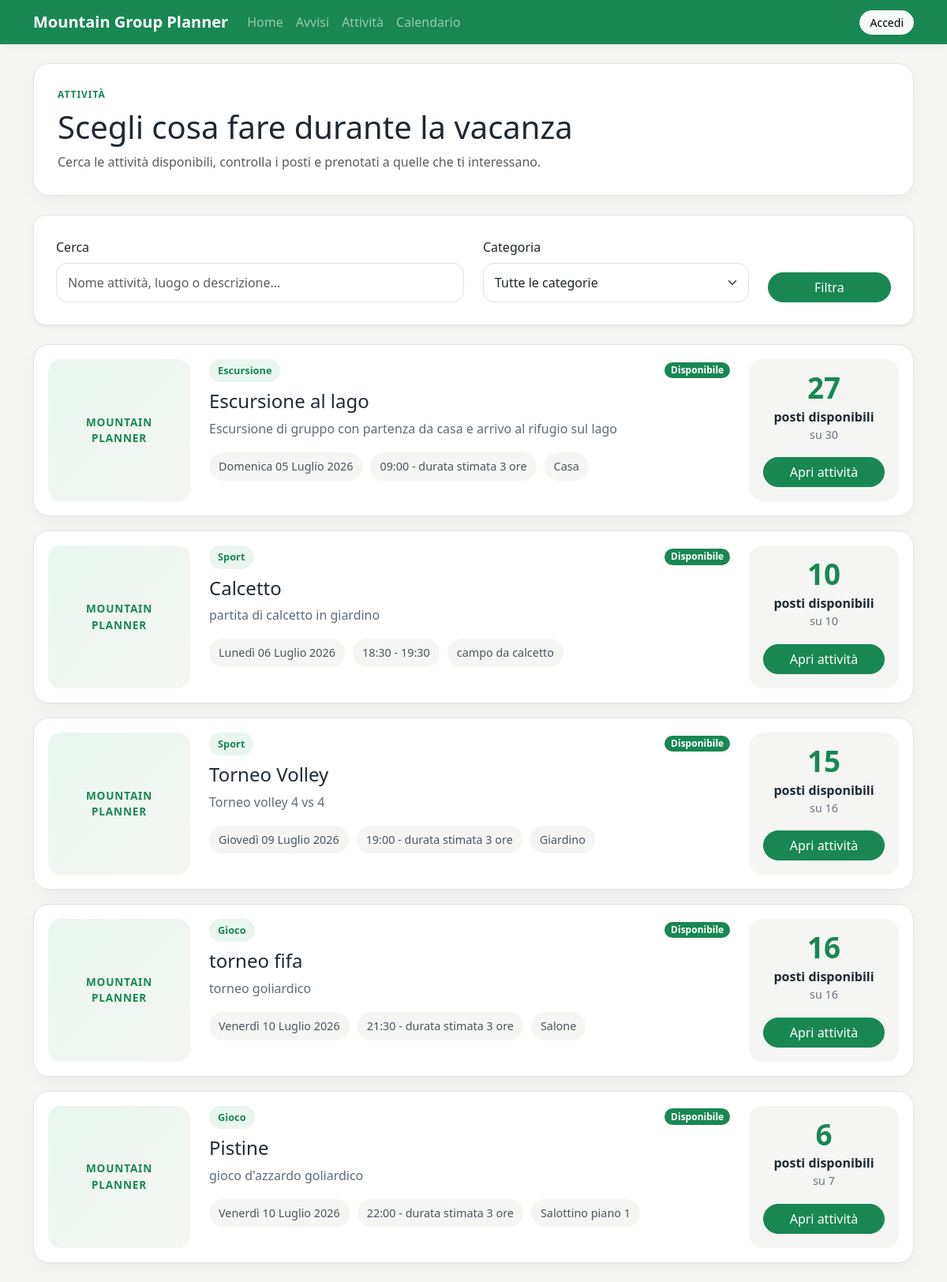
/activities/, run on an earlier commit of the app's database.
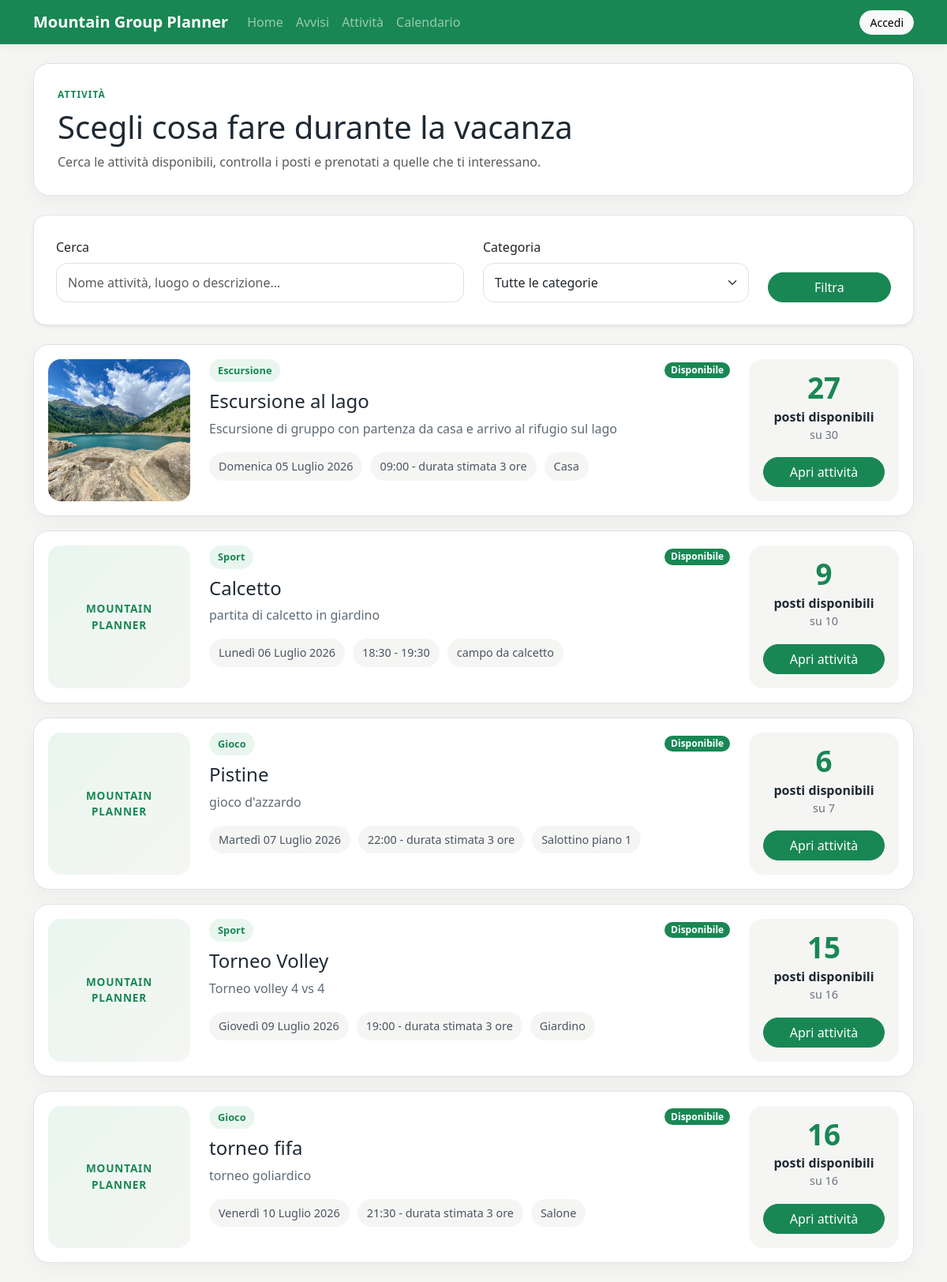
And on a later commit of the database.
### activities/models.py (models this page shows, shortened)
class Activity(models.Model):
    title = models.CharField(max_length=200)
    category = models.ForeignKey(
        Category,
        on_delete=models.SET_NULL,
        null=True,
        blank=True,
        related_name="activities"
    )
    description = models.TextField()
    image = models.ImageField(
        upload_to="activities/",
        blank=True,
        null=True,
        verbose_name="Immagine"
    )
    date = models.DateField()
    start_time = models.TimeField()
    end_time = models.TimeField(blank=True, null=True)
    meeting_place = models.CharField(max_length=200)
    max_participants = models.PositiveIntegerField()
    what_to_bring = models.TextField(blank=True)
    requires_booking = models.BooleanField(
        default=True,
        verbose_name="Richiede prenotazione"
    )
    created_by = models.ForeignKey(
        settings.AUTH_USER_MODEL,
        on_delete=models.CASCADE,
        related_name="created_activities"
    )
    created_at = models.DateTimeField(auto_now_add=True)
    updated_at = models.DateTimeField(auto_now=True)
    class Meta:
        verbose_name_plural = "Activities"
    @property
    def booked_count(self):
        return self.bookings.count()
    @property
    def available_spots(self):
        if not self.requires_booking:
            return None
        return self.max_participants - self.booked_count
    @property
    def is_full(self):
        if not self.requires_booking:
            return False
        return self.available_spots <= 0
    @property
    def is_almost_full(self):
        if not self.requires_booking:
            return False
        return not self.is_full and self.available_spots <= 3

class Category(models.Model):
    name = models.CharField(max_length=100, unique=True)
    description = models.TextField(blank=True)
    class Meta:
        verbose_name_plural = "Categories"
    def __str__(self):
        return self.name

### activities/views.py (the view)
# urls.py: path("", views.activity_list, name="activity_list"),
def activity_list(request):
    activities = Activity.objects.filter(
        requires_booking=True
    ).order_by(
        "date",
        "start_time"
    )
    categories = Category.objects.all().order_by("name")
    search_query = request.GET.get("q", "")
    selected_category = request.GET.get("category", "")
    if search_query:
        activities = (
            activities.filter(title__icontains=search_query)
            | activities.filter(description__icontains=search_query)
            | activities.filter(meeting_place__icontains=search_query)
        ).distinct().order_by("date", "start_time")
    if selected_category:
        activities = activities.filter(category_id=selected_category)
    context = {
        "activities": activities,
        "categories": categories,
        "search_query": search_query,
        "selected_category": selected_category,
    }
    return render(request, "activities/activity_list.html", context)

### templates/activities/activity_list.html (shortened to what this page needs)
{% extends "base.html" %}
{% block content %}
    <section class="page-header mb-4">
        <div>
            <p class="section-label mb-2">Attività</p>
            <h1 class="mb-2">
                Scegli cosa fare durante la vacanza
            </h1>
            <p class="text-muted mb-0">
                Cerca le attività disponibili, controlla i posti e prenotati a quelle che ti interessano.
            </p>
        </div>
    </section>
    <section class="card shadow-sm clean-card mb-4">
        <div class="card-body">
            <form method="get">
                <div class="row align-items-end">
                    <div class="col-md-6 mb-3 mb-md-0">
                        <label class="form-label">Cerca</label>
                        <input
                            type="text"
                            name="q"
                            class="form-control app-input"
                            placeholder="Nome attività, luogo o descrizione..."
                            value="{{ search_query }}"
                        >
                    </div>
                    <div class="col-md-4 mb-3 mb-md-0">
                        <label class="form-label">Categoria</label>
                        <select name="category" class="form-select app-input">
                            <option value="">Tutte le categorie</option>
                        </select>
                    </div>
                    <div class="col-md-2">
                        <button type="submit" class="btn btn-success w-100">
                            Filtra
                        </button>
                    </div>
                </div>
            </form>
        </div>
    </section>
    {% if activities %}
        <div class="activity-feed">
            {% for activity in activities %}
                <article class="activity-app-card">
                    <div class="activity-card-image">
                        {% if activity.image %}
                            <img src="{{ activity.image.url }}" alt="{{ activity.title }}">
                        {% else %}
                            <div class="activity-card-image-placeholder">
                                <span>Mountain Planner</span>
                            </div>
                        {% endif %}
                    </div>
                    <div class="activity-main">
                        <div class="activity-card-top">
                            <div>
                                {% if activity.category %}
                                    <span class="activity-category">
                                        {{ activity.category }}
                                    </span>
                                {% endif %}
                                <h2 class="h4 mb-2">
                                    {{ activity.title }}
                                </h2>
                            </div>
                            <div>
                                {% if activity.is_full %}
                                    <span class="badge text-bg-danger">Completa</span>
                                {% elif activity.is_almost_full %}
                                    <span class="badge text-bg-warning">Quasi piena</span>
                                {% else %}
                                    <span class="badge text-bg-success">Disponibile</span>
                                {% endif %}
                            </div>
                        </div>
                        <p class="activity-description">
                            {{ activity.description|truncatechars:120 }}
                        </p>
                        <div class="activity-meta">
                            <span>
                                {{ activity.date|date:"l d F Y" }}
                            </span>
                            <span>
                                {{ activity.start_time|time:"H:i" }}
                                {% if activity.end_time %}
                                    - {{ activity.end_time|time:"H:i" }}
                                {% else %}
                                    - durata stimata 3 ore
                                {% endif %}
                            </span>
                            <span>
                                {{ activity.meeting_place }}
                            </span>
                        </div>
                    </div>
                    <div class="activity-side">
                        <div class="spots-box">
                            <span class="spots-number">
                                {{ activity.available_spots }}
                            </span>
                            <span class="spots-label">
                                posti disponibili
                            </span>
                            <span class="spots-total">
                                su {{ activity.max_participants }}
                            </span>
                        </div>
                        <a href="{% url 'activities:activity_detail' activity.pk %}" class="btn btn-success w-100">
                            Apri attività
                        </a>
                    </div>
                </article>
            {% endfor %}
        </div>
    {% endif %}
{% endblock %}

### templates/base.html (shortened to what this page needs)
{% load static %}
<!DOCTYPE html>
<html lang="it">
<head>
    <link href="https://cdn.jsdelivr.net/npm/bootstrap@5.3.3/dist/css/bootstrap.min.css" rel="stylesheet">
    <link rel="stylesheet" href="{% static 'css/style.css' %}">
</head>
<body>
    <nav class="navbar navbar-expand-lg navbar-dark bg-success">
        <div class="container">
            <a class="navbar-brand fw-bold" href="{% url 'accounts:home' %}">
                Mountain Group Planner
            </a>
            <div class="collapse navbar-collapse" id="mainNavbar">
                <div class="navbar-nav me-auto">
                    <a class="nav-link" href="{% url 'accounts:home' %}">Home</a>
                    <a class="nav-link" href="{% url 'activities:notice_list' %}">Avvisi</a>
                    <a class="nav-link" href="{% url 'activities:activity_list' %}">Attività</a>
                    <a class="nav-link" href="{% url 'activities:activity_calendar' %}">Calendario</a>
                </div>
                <div class="navbar-nav ms-auto align-items-lg-center">
                    {% if user.is_authenticated %}
                        <a class="nav-link" href="{% url 'activities:my_bookings' %}">
                            Le mie prenotazioni
                        </a>
                        <a class="nav-link" href="{% url 'accounts:profile' %}">
                            Profilo
                        </a>
                        <form method="post" action="{% url 'logout' %}" class="d-inline ms-lg-2">
                            {% csrf_token %}
                            <button type="submit" class="btn btn-light btn-sm">
                                Esci
                            </button>
                        </form>
                    {% else %}
                        <a class="btn btn-light btn-sm" href="{% url 'login' %}">
                            Accedi
                        </a>
                    {% endif %}
                </div>
            </div>
        </div>
    </nav>
    <main class="container my-4">
        {% block content %}
        {% endblock %}
    </main>
</body>
</html>

### static/css/style.css (style rules this page uses)
body { background-color: #f5f6f3; color: #1f2933; }
main { background-color: transparent; padding: 0; }
.navbar { box-shadow: 0 2px 10px rgba(0, 0, 0, 0.06); }
.card { border: 1px solid #e1e5ea; border-radius: 16px; }
.badge { border-radius: 999px; }
.btn { border-radius: 999px; padding-left: 18px; padding-right: 18px; }
.btn-sm { padding-left: 12px; padding-right: 12px; }
.app-input { border-radius: 14px; padding: 12px 14px; }
.clean-card { background-color: #ffffff; }
.clean-card .card-body { padding: 28px; }
.section-label { color: #198754; font-weight: 700; font-size: 0.75rem; letter-spacing: 0.08em; text-transform: uppercase; margin-bottom: 8px; }
.page-header { background-color: #ffffff; border: 1px solid #dce2e8; border-radius: 20px; padding: 30px; display: flex; justify-content: space-between; gap: 24px; align-items: center; box-shadow: 0 8px 24px rgba(0, 0, 0, 0.04); }
.activity-feed { display: flex; flex-direction: column; gap: 18px; }
.activity-app-card { background-color: #ffffff; border: 1px solid #dce2e8; border-radius: 20px; padding: 18px; display: grid; grid-template-columns: 180px 1fr 190px; gap: 24px; align-items: stretch; box-shadow: 0 8px 24px rgba(0, 0, 0, 0.04); }
.activity-card-image { border-radius: 16px; overflow: hidden; background-color: #eef2f0; min-height: 165px; }
.activity-card-image img { width: 100%; height: 100%; min-height: 165px; object-fit: cover; display: block; }
.activity-card-image-placeholder { height: 100%; min-height: 165px; display: flex; align-items: center; justify-content: center; background: linear-gradient(135deg, #e9f6ef, #f5f6f3); color: #198754; font-size: 0.85rem; font-weight: 800; text-transform: uppercase; letter-spacing: 0.06em; text-align: center; padding: 16px; }
.activity-card-top { display: flex; justify-content: space-between; gap: 18px; align-items: flex-start; }
.activity-category { display: inline-block; color: #198754; background-color: #e9f6ef; border-radius: 999px; padding: 5px 11px; font-size: 0.8rem; font-weight: 700; margin-bottom: 10px; }
.activity-description { color: #5f6b76; margin-bottom: 18px; }
.activity-meta { display: flex; flex-wrap: wrap; gap: 10px; }
.activity-meta span { background-color: #f5f6f3; border-radius: 999px; padding: 7px 12px; color: #4b5563; font-size: 0.9rem; }
.activity-side { background-color: #f5f6f3; border-radius: 18px; padding: 18px; display: flex; flex-direction: column; justify-content: space-between; gap: 18px; }
.spots-box { text-align: center; }
.spots-number { display: block; font-size: 2.3rem; font-weight: 800; line-height: 1; color: #198754; }
.spots-label { display: block; font-weight: 700; margin-top: 6px; }
.spots-total { display: block; color: #6b7280; font-size: 0.9rem; }

What changed in the data, as far as the page shows it:
changed Activity "Escursione al lago": image: picture added; no longer shows "MOUNTAIN PLANNER"
computed for Activity "Calcetto": available_spots "10" → "9"
changed Activity "Pistine": description "gioco d'azzardo goliardico" → "gioco d'azzardo"; date "Venerdì 10 Luglio 2026" → "Martedì 07 Luglio 2026"; moves up the list
